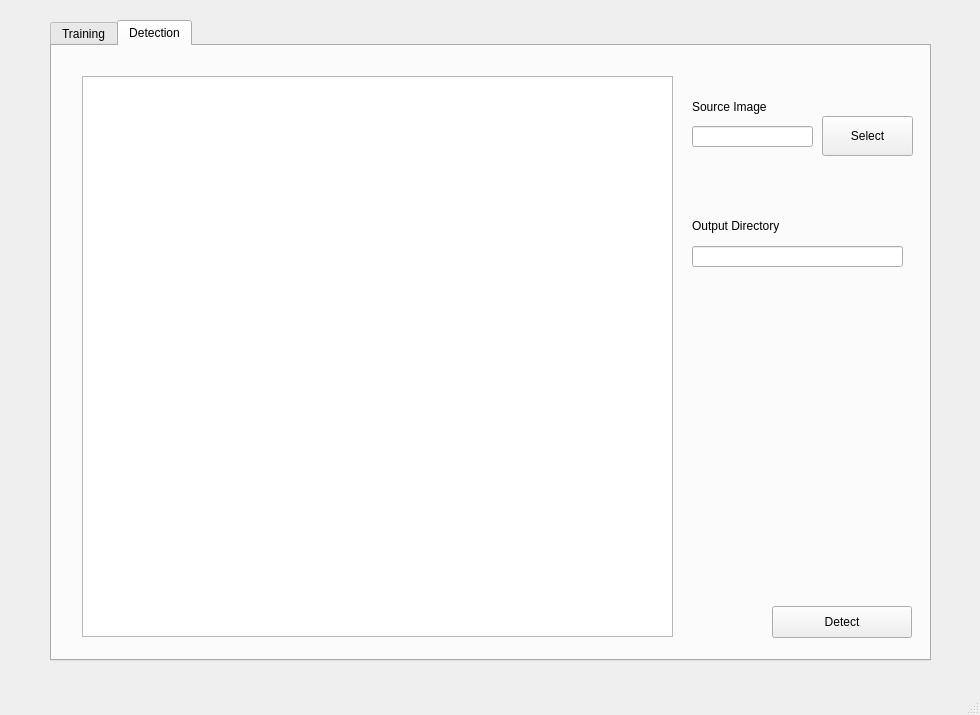
<?xml version="1.0" encoding="UTF-8"?>
<ui version="4.0">
 <class>MainWindow</class>
 <widget class="QMainWindow" name="MainWindow">
  <property name="geometry">
   <rect>
    <x>0</x>
    <y>0</y>
    <width>980</width>
    <height>715</height>
   </rect>
  </property>
  <property name="windowTitle">
   <string>ML Markers</string>
  </property>
  <widget class="QWidget" name="centralwidget">
   <widget class="QTabWidget" name="trainingTab_2">
    <property name="geometry">
     <rect>
      <x>50</x>
      <y>20</y>
      <width>881</width>
      <height>641</height>
     </rect>
    </property>
    <property name="currentIndex">
     <number>1</number>
    </property>
    <widget class="QWidget" name="trainingTab">
     <attribute name="title">
      <string>Training</string>
     </attribute>
    </widget>
    <widget class="QWidget" name="detectionTab">
     <attribute name="title">
      <string>Detection</string>
     </attribute>
     <widget class="QGraphicsView" name="targetgraphicsView">
      <property name="geometry">
       <rect>
        <x>30</x>
        <y>30</y>
        <width>591</width>
        <height>561</height>
       </rect>
      </property>
     </widget>
     <widget class="QLineEdit" name="OutpulineEdit">
      <property name="geometry">
       <rect>
        <x>640</x>
        <y>200</y>
        <width>211</width>
        <height>21</height>
       </rect>
      </property>
     </widget>
     <widget class="QLabel" name="label">
      <property name="geometry">
       <rect>
        <x>640</x>
        <y>170</y>
        <width>101</width>
        <height>20</height>
       </rect>
      </property>
      <property name="text">
       <string>Output Directory</string>
      </property>
     </widget>
     <widget class="QLabel" name="label_4">
      <property name="geometry">
       <rect>
        <x>640</x>
        <y>50</y>
        <width>121</width>
        <height>21</height>
       </rect>
      </property>
      <property name="text">
       <string>Source Image</string>
      </property>
     </widget>
     <widget class="QLineEdit" name="srcImageEdit">
      <property name="geometry">
       <rect>
        <x>640</x>
        <y>80</y>
        <width>121</width>
        <height>21</height>
       </rect>
      </property>
     </widget>
     <widget class="QPushButton" name="srcSelectButton">
      <property name="geometry">
       <rect>
        <x>770</x>
        <y>70</y>
        <width>91</width>
        <height>40</height>
       </rect>
      </property>
      <property name="text">
       <string>Select</string>
      </property>
     </widget>
     <widget class="QPushButton" name="detectPushButton">
      <property name="geometry">
       <rect>
        <x>720</x>
        <y>560</y>
        <width>140</width>
        <height>32</height>
       </rect>
      </property>
      <property name="text">
       <string>Detect</string>
      </property>
     </widget>
    </widget>
   </widget>
  </widget>
  <widget class="QStatusBar" name="statusbar"/>
 </widget>
 <resources>
  <include location="ml.qrc"/>
 </resources>
 <connections/>
</ui>
